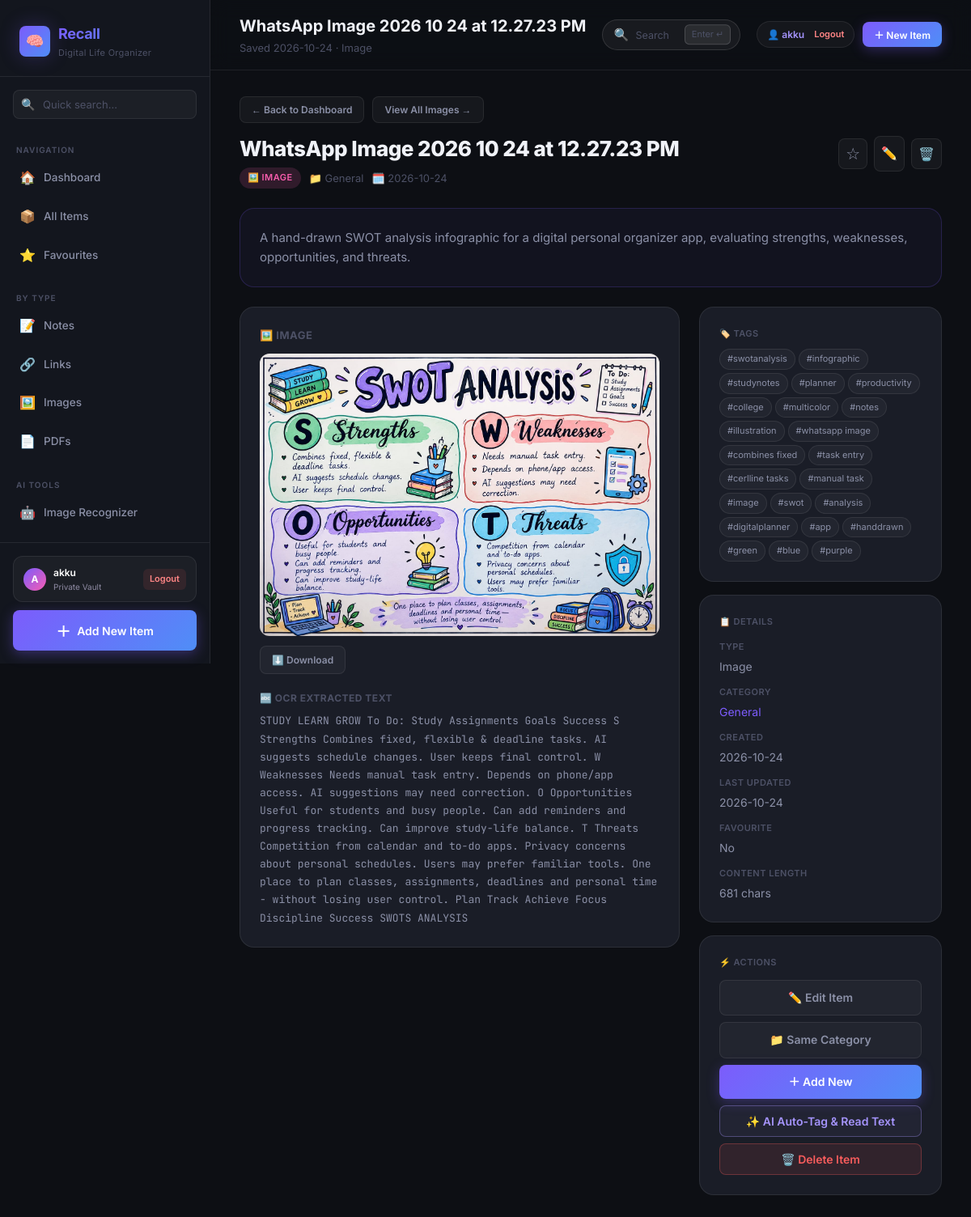
The app's page /item/bd561577-733a-4bdf-9cf5-a9b670e7881c (signed in) with its own data.
### tables this page shows
CREATE TABLE users (
            id            TEXT PRIMARY KEY,
            email         TEXT UNIQUE NOT NULL,
            username      TEXT NOT NULL,
            password_hash TEXT NOT NULL,
            created_at    TEXT NOT NULL
        );

CREATE TABLE items (
            id          TEXT PRIMARY KEY,
            type        TEXT NOT NULL,           -- 'note' | 'link' | 'image' | 'pdf'
            title       TEXT NOT NULL,
            description TEXT,
            content     TEXT,                   -- note text or extracted text
            url         TEXT,                   -- for links
            filename    TEXT,                   -- for files
            tags        TEXT DEFAULT '[]',      -- JSON array
            category    TEXT DEFAULT 'General',
            favourite   INTEGER DEFAULT 0,
            created_at  TEXT NOT NULL,
            updated_at  TEXT NOT NULL
        , subcategory TEXT DEFAULT '', entities TEXT DEFAULT '{}', content_hash TEXT DEFAULT '', user_id TEXT DEFAULT '');

### app.py (the view)
@app.route("/item/<item_id>")
def view_item(item_id):
    user_id = session.get("user_id")
    conn = get_db()
    row  = conn.execute("SELECT * FROM items WHERE id=? AND user_id=?", (item_id, user_id)).fetchone()
    conn.close()
    if not row:
        abort(404)
    item = row_to_dict(row)
    return render_template("view.html", item=item)

### app.py (called while the page is built)
@app.after_request
def add_cache_control_headers(response):
    if response.content_type and "text/html" in response.content_type:
        response.headers["Cache-Control"] = "no-cache, no-store, must-revalidate, max-age=0, post-check=0, pre-check=0"
        response.headers["Pragma"] = "no-cache"
        response.headers["Expires"] = "-1"
    return response

def get_current_user():
    user_id = session.get("user_id")
    if not user_id:
        return None
    conn = get_db()
    row = conn.execute("SELECT id, email, username, created_at FROM users WHERE id=?", (user_id,)).fetchone()
    conn.close()
    return dict(row) if row else None

@app.context_processor
def inject_user():
    return {"current_user": get_current_user()}

@app.before_request
def require_login():
    endpoint = request.endpoint
    if not endpoint:
        return None
    if endpoint in EXEMPT_ENDPOINTS or endpoint.startswith("static"):
        return None
    user = get_current_user()
    if not user:
        session.clear()
        if request.path.startswith("/api/"):
            return jsonify({"error": "Unauthorized"}), 401
        return redirect(url_for("login", next=request.full_path if request.method == "GET" else None))

### db.py (called while the page is built)
def get_db():
    conn = sqlite3.connect(DB_PATH)
    conn.row_factory = sqlite3.Row
    return conn

def row_to_dict(row):
    if row is None:
        return None
    d = dict(row)
    try:
        raw_tags = d.get('tags')
        if isinstance(raw_tags, str):
            d['tags'] = json.loads(raw_tags or '[]')
        elif not isinstance(raw_tags, list):
            d['tags'] = []
    except Exception:
        d['tags'] = []
    try:
        raw_entities = d.get('entities')
        if isinstance(raw_entities, str):
            d['entities'] = json.loads(raw_entities or '{}')
        elif not isinstance(raw_entities, dict):
            d['entities'] = {}
    except Exception:
        d['entities'] = {}
    return d

### templates/view.html (shortened to what this page needs)
{% extends "base.html" %}
{% set TYPE_ICONS = {'note': '📝', 'link': '🔗', 'image': '🖼️', 'pdf': '📄'} %}
{% block page_title %}{{ item.title }}{% endblock %}
{% block page_subtitle %}Saved {{ item.created_at[:10] }} · {{ item.type|capitalize }}{% endblock %}
{% block content %}
<div style="display:flex;align-items:center;gap:10px;margin-bottom:16px;">
  <a href="{{ url_for('index') }}" class="btn btn-secondary btn-sm" style="font-size:12px;padding:6px 14px;">
    ← Back to Dashboard
  </a>
  <a href="{{ url_for('items', type=item.type) }}" class="btn btn-secondary btn-sm" style="font-size:12px;padding:6px 14px;">
    View All {{ item.type|capitalize }}s →
  </a>
</div>
<div class="view-header mb-24">
  <div class="view-title-section">
    <div class="view-title">{{ item.title }}</div>
    <div class="view-meta">
      <span class="item-type-badge badge-{{ item.type }}">
        {{ TYPE_ICONS.get(item.type, '📌') }} {{ item.type }}
      </span>
      <span>📁 {{ item.category }}{% if item.subcategory %} <span style="color:var(--text-muted);">›</span> <strong style="color:var(--accent-purple);">{{ item.subcategory }}</strong>{% endif %}</span>
      <span>🗓️ {{ item.created_at[:10] }}</span>
    </div>
  </div>
  <div class="view-actions" style="flex-wrap:wrap;">
    <button class="fav-star {% if item.favourite %}active{% endif %} btn-icon"
            data-item-id="{{ item.id }}"
            title="Toggle favourite"
            style="font-size:20px;">
      {% if item.favourite %}⭐{% else %}☆{% endif %}
    </button>
    <a href="{{ url_for('edit_item', item_id=item.id) }}" class="btn-icon" title="Edit">✏️</a>
    <form method="POST" action="{{ url_for('delete_item', item_id=item.id) }}" id="deleteFormSide">
      <button type="button" class="btn-icon delete-trigger"
              data-form-id="deleteFormSide" title="Delete" style="color:#f75c5c;">🗑️</button>
    </form>
  </div>
</div>
{% set ents = item.entities or {} %}
{% if item.description %}
<div class="card mb-24" style="background:rgba(124,92,252,0.05);border-color:rgba(124,92,252,0.2);">
  <p style="color:var(--text-secondary);font-size:15px;">{{ item.description }}</p>
</div>
{% endif %}
<div class="view-body">
  <div>
    {% if item.type == 'note' %}
    <div class="content-box">
      <h3 style="font-size:13px;color:var(--text-muted);margin-bottom:12px;text-transform:uppercase;letter-spacing:0.5px;">📝 Note</h3>
      {% if item.content %}
      <pre>{{ item.content }}</pre>
      {% else %}
      <p style="color:var(--text-muted);font-style:italic;">No content.</p>
      {% endif %}
    </div>
    {% elif item.type == 'image' %}
    <div class="content-box">
      <h3 style="font-size:13px;color:var(--text-muted);margin-bottom:12px;text-transform:uppercase;letter-spacing:0.5px;">🖼️ Image</h3>
      {% if item.filename %}
      <img src="{{ url_for('uploaded_file', filename=item.filename) }}"
           alt="{{ item.title }}" class="view-image"/>
      <div style="margin-top:12px;">
        <a href="{{ url_for('uploaded_file', filename=item.filename) }}"
           download class="btn btn-secondary btn-sm">⬇️ Download</a>
      </div>
      {% endif %}
      {% if item.content %}
      <div style="margin-top:20px;">
        <h4 style="font-size:12px;color:var(--text-muted);margin-bottom:8px;text-transform:uppercase;letter-spacing:0.5px;">🔤 OCR Extracted Text</h4>
        <pre style="max-height:400px;overflow-y:auto;">{{ item.content }}</pre>
      </div>
      {% else %}
      <p style="color:var(--text-muted);font-style:italic;margin-top:12px;">No text detected in this image.</p>
      {% endif %}
    </div>
    {% endif %}
  </div>
  <div class="detail-panel">
    {% if item.tags %}
    <div class="content-box card-sm">
      <div class="detail-key" style="margin-bottom:10px;">🏷️ Tags</div>
      <div class="item-tags">
        {% for tag in item.tags %}
        <a href="{{ url_for('items') }}?q={{ tag|urlencode }}" class="tag-chip" style="text-decoration:none;">
          #{{ tag }}
        </a>
        {% endfor %}
      </div>
    </div>
    {% endif %}
    <div class="content-box card-sm">
      <div class="detail-key" style="margin-bottom:14px;">📋 Details</div>
      <div style="display:flex;flex-direction:column;gap:12px;">
        <div class="detail-row">
          <span class="detail-key">Type</span>
          <span class="detail-val">{{ item.type|capitalize }}</span>
        </div>
        <div class="detail-row">
          <span class="detail-key">Category</span>
          <span class="detail-val">
            <a href="{{ url_for('items') }}?category={{ item.category|urlencode }}"
               style="color:var(--accent-purple);">{{ item.category }}</a>
          </span>
        </div>
        <div class="detail-row">
          <span class="detail-key">Created</span>
          <span class="detail-val">{{ item.created_at[:10] }}</span>
        </div>
        <div class="detail-row">
          <span class="detail-key">Last Updated</span>
          <span class="detail-val">{{ item.updated_at[:10] }}</span>
        </div>
        <div class="detail-row">
          <span class="detail-key">Favourite</span>
          <span class="detail-val">{% if item.favourite %}⭐ Yes{% else %}No{% endif %}</span>
        </div>
        {% if item.content %}
        <div class="detail-row">
          <span class="detail-key">Content Length</span>
          <span class="detail-val">{{ item.content|length }} chars</span>
        </div>
        {% endif %}
      </div>
    </div>
    <div class="content-box card-sm">
      <div class="detail-key" style="margin-bottom:12px;">⚡ Actions</div>
      <div style="display:flex;flex-direction:column;gap:8px;">
        <a href="{{ url_for('edit_item', item_id=item.id) }}" class="btn btn-secondary" style="justify-content:center;">
          ✏️ Edit Item
        </a>
        <a href="{{ url_for('items') }}?category={{ item.category|urlencode }}"
           class="btn btn-secondary" style="justify-content:center;">
          📁 Same Category
        </a>
        <a href="{{ url_for('add') }}" class="btn btn-primary" style="justify-content:center;">
          ＋ Add New
        </a>
        {% if item.type == 'image' %}
        <form method="POST" action="{{ url_for('retag_item', item_id=item.id) }}">
          <button type="submit" class="btn btn-secondary w-full" style="justify-content:center;color:#a594fd;border-color:rgba(165,148,253,0.35);background:rgba(165,148,253,0.06);">
            ✨ AI Auto-Tag & Read Text
          </button>
        </form>
        {% endif %}
        <form method="POST" action="{{ url_for('delete_item', item_id=item.id) }}" id="deleteFormPanel">
          <button type="button" class="btn btn-danger delete-trigger w-full"
                  data-form-id="deleteFormPanel" style="justify-content:center;">
            🗑️ Delete Item
          </button>
        </form>
      </div>
    </div>
  </div>
</div>
{% endblock %}

### templates/base.html (shortened to what this page needs)
<!DOCTYPE html>
<html lang="en">
<head>
  <link rel="stylesheet" href="{{ url_for('static', filename='css/style.css') }}?v=3.0"/>
</head>
<body>
<aside class="sidebar" id="sidebar">
  <div class="sidebar-logo">
    <div class="logo-mark">
      <div class="logo-icon">🧠</div>
      <div class="logo-text">
        <h1>Recall</h1>
        <p>Digital Life Organizer</p>
      </div>
    </div>
  </div>
  <div class="sidebar-search">
    <div class="sidebar-search-box" style="position:relative;">
      <span class="search-icon">🔍</span>
      <input type="text" id="sidebarSearch" placeholder="Quick search…" autocomplete="off"/>
    </div>
  </div>
  <nav class="sidebar-nav">
    <p class="nav-section-label">Navigation</p>
    <a href="{{ url_for('index') }}" class="nav-item {% if request.endpoint == 'index' %}active{% endif %}">
      <span class="nav-icon">🏠</span> Dashboard
    </a>
    <a href="{{ url_for('items') }}" class="nav-item {% if request.endpoint == 'items' and not request.args.get('type') and not request.args.get('favourites') %}active{% endif %}">
      <span class="nav-icon">📦</span> All Items
    </a>
    <a href="{{ url_for('items') }}?favourites=1" class="nav-item {% if request.args.get('favourites') == '1' %}active{% endif %}">
      <span class="nav-icon">⭐</span> Favourites
    </a>
    <p class="nav-section-label" style="margin-top:12px;">By Type</p>
    <a href="{{ url_for('items') }}?type=note" class="nav-item {% if request.args.get('type') == 'note' %}active{% endif %}">
      <span class="nav-icon">📝</span> Notes
    </a>
    <a href="{{ url_for('items') }}?type=link" class="nav-item {% if request.args.get('type') == 'link' %}active{% endif %}">
      <span class="nav-icon">🔗</span> Links
    </a>
    <a href="{{ url_for('items') }}?type=image" class="nav-item {% if request.args.get('type') == 'image' %}active{% endif %}">
      <span class="nav-icon">🖼️</span> Images
    </a>
    <a href="{{ url_for('items') }}?type=pdf" class="nav-item {% if request.args.get('type') == 'pdf' %}active{% endif %}">
      <span class="nav-icon">📄</span> PDFs
    </a>
    <p class="nav-section-label" style="margin-top:12px;">AI Tools</p>
    <a href="{{ url_for('recognise') }}" class="nav-item {% if request.endpoint in ['recognise', 'recognize'] %}active{% endif %}">
      <span class="nav-icon">🤖</span> Image Recognizer
    </a>
  </nav>
  <div class="sidebar-footer">
    {% if current_user %}
    <div style="padding:10px 12px;margin-bottom:10px;background:rgba(255,255,255,0.04);border:1px solid rgba(255,255,255,0.08);border-radius:12px;display:flex;align-items:center;justify-content:space-between;">
      <div style="display:flex;align-items:center;gap:9px;overflow:hidden;">
        <div style="width:28px;height:28px;border-radius:50%;background:linear-gradient(135deg,#7c5cfc,#f75cb2);display:flex;align-items:center;justify-content:center;font-weight:700;font-size:12px;color:#fff;flex-shrink:0;">
          {{ (current_user.username[0] if current_user.username else 'U')|upper }}
        </div>
        <div style="overflow:hidden;">
          <div style="font-size:12px;font-weight:600;color:#fff;white-space:nowrap;overflow:hidden;text-overflow:ellipsis;">
            {{ current_user.username }}
          </div>
          <div style="font-size:10px;color:#8f8ba3;">Private Vault</div>
        </div>
      </div>
      <a href="{{ url_for('logout') }}" title="Sign Out" style="color:#ff8585;text-decoration:none;font-size:11px;padding:4px 8px;background:rgba(247,92,92,0.1);border-radius:6px;font-weight:600;">
        Logout
      </a>
    </div>
    {% endif %}
    <button type="button" class="add-btn" onclick="openQuickAdd()" style="width:100%;border:none;cursor:pointer;">
      <span style="font-size:18px;">＋</span> Add New Item
    </button>
  </div>
</aside>
<div class="main-wrap">
  <header class="topbar">
    <div style="flex-shrink:0;">
      <div class="topbar-title">{% block page_title %}Recall{% endblock %}</div>
      <div class="topbar-subtitle">{% block page_subtitle %}Your digital memory{% endblock %}</div>
    </div>
    <div class="topbar-search-wrap">
      <form action="{{ url_for('items') }}" method="GET" class="topbar-search-form" id="topSearchForm">
        <span class="top-search-icon">🔍</span>
        <input type="text"
               name="q"
               id="globalTopSearch"
               class="topbar-search-input"
               placeholder="Search photos, #tags, AI text, receipts, notes... (Press Enter)"
               autocomplete="off"
               value="{{ query if query is defined else request.args.get('q', '') }}"/>
        <kbd class="top-search-kbd">Enter ↵</kbd>
      </form>
    </div>
    <div class="topbar-actions" style="flex-shrink:0;display:flex;align-items:center;gap:10px;">
      {% if current_user %}
      <div style="display:inline-flex;align-items:center;gap:8px;padding:6px 12px;background:rgba(255,255,255,0.04);border:1px solid rgba(255,255,255,0.08);border-radius:20px;font-size:12px;">
        <span style="color:#a594fd;font-weight:600;">👤 {{ current_user.username }}</span>
        <a href="{{ url_for('logout') }}" style="color:#ff8585;text-decoration:none;font-size:11px;font-weight:600;margin-left:4px;" title="Sign out">Logout</a>
      </div>
      {% endif %}
      {% block topbar_actions %}
      <button type="button" class="btn btn-primary btn-sm" onclick="openQuickAdd()" id="topbarAddBtn">
        ＋ New Item
      </button>
      {% endblock %}
    </div>
  </header>
  <main class="main-content fade-in">
    {% block content %}{% endblock %}
  </main>
</div>
</body>
</html>

### records on screen
users: username "A", username "akku"
items: title "WhatsApp Image 2026 10 24 at 12.27.23 PM", created_at "2026-10-24", type "Image", get "🖼️", type "IMAGE", category "General", description "A hand-drawn SWOT analysis infographic for a digital personal organizer app, evaluating strengths, weaknesses, opportunities, and threats.", filename (picture), content "STUDY LEARN GROW To Do: Study Assignments Goals Success S Strengths Combines fixed, flexible & deadline tasks. AI suggests schedule changes. User keeps final control. W Weaknesses Needs manual task entry. Depends on phone/app access. AI suggestions may need correction. O Opportunities Useful for students and busy people. Can add reminders and progress tracking. Can improve study-life balance. T Threats Competition from calendar and to-do apps. Privacy concerns about personal schedules. Users may prefer familiar tools. One place to plan classes, assignments, deadlines and personal time - without losing user control. Plan Track Achieve Focus Discipline Success SWOTS ANALYSIS…", updated_at "2026-10-24"

### other values on screen
{{ tag }} "swotanalysis" "infographic" "studynotes" "planner" "productivity" "college" "multicolor" "notes" "illustration" "whatsapp image" "combines fixed" "task entry" "cerlline tasks" "manual task" "image" "swot" "analysis" "digitalplanner" "app" "handdrawn" "green" "blue" "purple"
{{ item.content|length }} "681"
